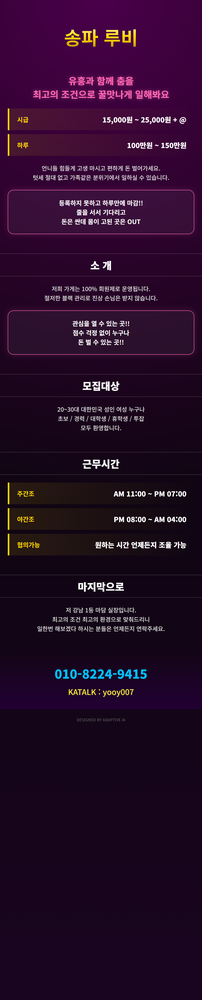
#> input picture scraper/ad_9154_detail_1765519000678_converted.png, 202 x 1000 px, shrunk from 1040 x 5160 before the run, given in place of uploaded_image_1765521975811.png, which was not available
$ python layout_analysis_cv.py
#> lines starting #> are read from the running program, lines starting #| are printed output that depends on the picture; after the words box and inside, x2 and y2 are one past the last pixel; in counts of white or black regions, pixels touching at a corner belong together; pictures that were not available may be replaced by others from this repository, and a replacement may not be noted

import cv2
import numpy as np

# 이미지 경로
image_path = r"C:/Users/mapdr/.gemini/antigravity/brain/c0e532ee-d1ed-427f-bf89-08fd4c86f7ce/uploaded_image_1765521975811.png"

def analyze_layout(img_path):
    print(f"Analyzing layout for: {img_path}")
    img = cv2.imread(img_path)
#> img is the input picture: shape (1000, 202, 3); mean B, G, R 40.9, 12.9, 40.2
    if img is None:
        print("Error: Could not read image")
        return

    gray = cv2.cvtColor(img, cv2.COLOR_BGR2GRAY)
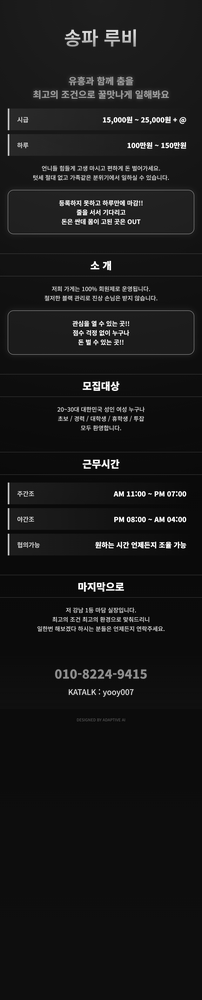
#> gray: shape (1000, 202); min 0, max 255, mean 24.3

    # 텍스트 영역 강조 (Thresholding + Morphology)
    # 글자가 밝은 색이라고 가정 (어두운 배경)
    # 1. 엣지 검출 또는 Threshold
    # 반전이 필요할 수도 있으니 적응형으로

    # 글자가 밝은색(네온)인 경우가 많음
    _, binary = cv2.threshold(gray, 180, 255, cv2.THRESH_BINARY)
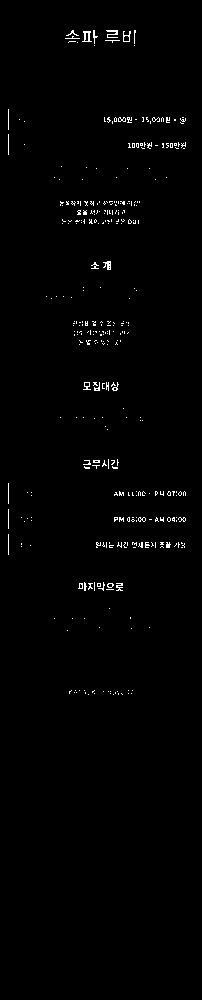
#> binary: shape (1000, 202); 1% white in thin lines or dots, all inside (x1, y1, x2, y2) = (8, 30, 186, 695)

    # 텍스트 덩어리를 만들기 위해 가로로 길게 팽창
    kernel = cv2.getStructuringElement(cv2.MORPH_RECT, (20, 5))
    dilated = cv2.dilate(binary, kernel, iterations=1)
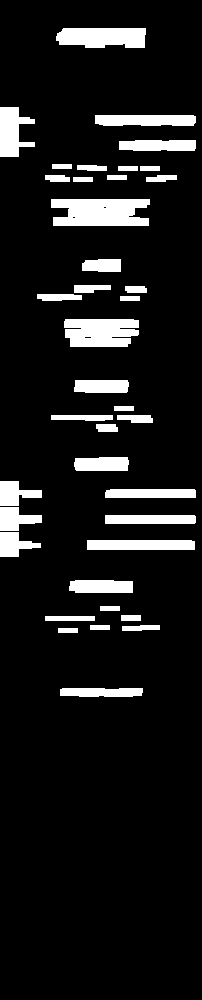
#> dilated: shape (1000, 202); 10% white; 39 white regions

    # 윤곽선 검출
    contours, _ = cv2.findContours(dilated, cv2.RETR_EXTERNAL, cv2.CHAIN_APPROX_SIMPLE)
#> contours = 39 contours; largest, box (x1, y1, x2, y2) and area: (51, 199, 150, 226) 2174, (64, 319, 139, 347) 1724, (56, 28, 146, 48) 1488, (0, 107, 35, 157) 1034, (87, 540, 195, 550) 960

    # 결과 이미지 복사
    result_img = img.copy()

    # 텍스트 블록 리스트
    text_blocks = []

    for cnt in contours:
        x, y, w, h = cv2.boundingRect(cnt)

        # 너무 작은 영역은 무시 (노이즈)
        if w < 20 or h < 10:
            continue

        # 사각형 그리기 (초록색)
        cv2.rectangle(result_img, (x, y), (x + w, y + h), (0, 255, 0), 2)

        text_blocks.append((y, x, w, h))
#> this loop made 39 passes
#> (x, y, w, h) on passes 1, 3, 8, 9, 10, 11, 12, 13, 14, 15, 16, 17: (60, 688, 83, 9), (122, 625, 38, 6), (69, 580, 64, 13), (87, 540, 108, 10), (0, 532, 41, 25), (105, 515, 91, 9), (0, 507, 42, 24), (105, 489, 91, 9), (0, 481, 42, 25), (74, 457, 55, 14), (96, 424, 22, 8), (117, 415, 36, 8)
#> (cnt, x, y, w, h) on passes 2, 4, 5, 6, 7, 19: ([[58, 628], [58, 632], [77, 632], [77, 628]], 58, 628, 20, 5), ([[90, 625], [90, 629], [109, 629], [109, 625]], 90, 625, 20, 5), ([[45, 616], [45, 620], [94, 620], [94, 616]], 45, 616, 50, 5), ([[121, 615], [121, 620], [140, 620], [140, 615]], 121, 615, 20, 6), ([[100, 606], [100, 610], [119, 610], [119, 606]], 100, 606, 20, 5), ([[114, 406], [114, 410], [133, 410], [133, 406]], 114, 406, 20, 5)
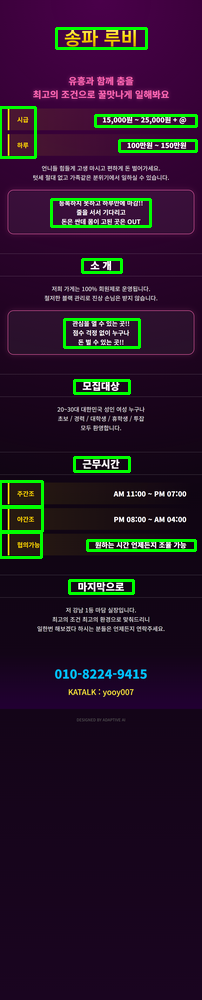
#> result_img: shape (1000, 202, 3); 3.41% of pixels changed, all inside (x1, y1, x2, y2) = (0, 27, 198, 595)
#> after the loop, text_blocks = [(580, 69, 64, 13), (540, 87, 108, 10), (532, 0, 41, 25), (507, 0, 42, 24), (481, 0, 42, 25), (457, 74, 55, 14), (380, 74, 55, 13), (319, 64, 75, 28), (259, 82, 39, 13), (199, 51, 99, 27), (140, 119, 77, 11), (115, 95, 101, 11), (107, 0, 35, 50), (28, 56, 90, 20)]

    # Y좌표 기준으로 정렬 (위에서 아래로)
    text_blocks.sort()

    # 문단 구분 분석
    print(f"\nDetected {len(text_blocks)} text blocks.")
#| Detected 14 text blocks.
    print("--- Structure Analysis ---")

    last_y = 0
    paragraph_count = 0

    for i, (y, x, w, h) in enumerate(text_blocks):
        # 이전 블록과의 간격 계산
        gap = y - last_y

        # 간격이 크면 새로운 문단으로 간주 (임계값 50px)
        if i > 0 and gap > 50:
            paragraph_count += 1
            # 문단 구분선 그리기 (빨간색)
            cv2.line(result_img, (0, y - gap//2), (img.shape[1], y - gap//2), (0, 0, 255), 1)
            print(f"[New Paragraph Detected at Y={y}]")

        last_y = y + h
#> this loop made 14 passes
#> (y, x, w, h, gap, paragraph_count, last_y) on passes 2, 9: (107, 0, 35, 50, 59, 1, 157), (457, 74, 55, 14, 64, 2, 471)
#> (y, x, w, h, gap, last_y) on passes 1, 3, 4, 5, 6, 7: (28, 56, 90, 20, 28, 48), (115, 95, 101, 11, -42, 126), (140, 119, 77, 11, 14, 151), (199, 51, 99, 27, 48, 226), (259, 82, 39, 13, 33, 272), (319, 64, 75, 28, 47, 347)
#| [New Paragraph Detected at Y=107]
#| [New Paragraph Detected at Y=457]
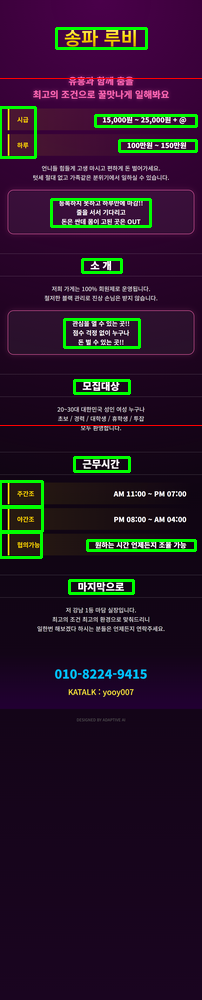
#> result_img: shape (1000, 202, 3); 0.2% of pixels changed, all inside (x1, y1, x2, y2) = (0, 78, 202, 426)
#> after the loop, paragraph_count = 2

    output_path = "layout_debug.png"
    cv2.imwrite(output_path, result_img)
    print(f"Saved visual layout analysis to: {output_path}")

if __name__ == "__main__":
    analyze_layout(image_path)

$ run again, on scraper/ad_detail_36660_1765515552012_converted.png
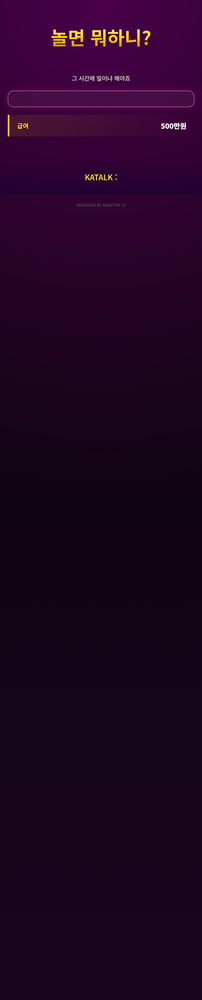
#> input picture scraper/ad_detail_36660_1765515552012_converted.png, 202 x 1000 px, shrunk from 1040 x 5160 before the run, given in place of uploaded_image_1765521975811.png, which was not available
#> in analyze_layout, img is the input picture: shape (1000, 202, 3); mean B, G, R 34.3, 5.3, 32.3
#> in analyze_layout, `_, binary = cv2.threshold(gray, 180, 255, cv2.THRESH_BINARY)`:
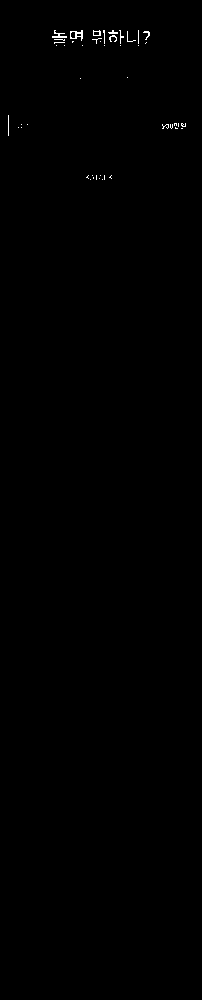
#> binary: shape (1000, 202); 0.22% white in thin lines or dots, all inside (x1, y1, x2, y2) = (8, 30, 186, 180)
#> dilated: shape (1000, 202); 1.9% white; 6 white regions
#> contours = 6 contours; box (x1, y1, x2, y2) and area: (43, 28, 160, 48) 2110, (0, 113, 38, 138) 548, (153, 121, 196, 131) 361, (77, 173, 122, 182) 338, (71, 76, 91, 81) 76, (118, 75, 138, 80) 76
#> the loop in analyze_layout, `for cnt in contours:` made 6 passes
#> (x, y, w, h) on passes 1, 2, 3, 6: (77, 173, 45, 9), (153, 121, 43, 10), (0, 113, 38, 25), (43, 28, 117, 20)
#> after the loop in analyze_layout, `for cnt in contours:`: text_blocks = [(121, 153, 43, 10), (113, 0, 38, 25), (28, 43, 117, 20)]
#| Detected 3 text blocks.
#> the loop in analyze_layout, `for i, (y, x, w, h) in enumerate(text_blocks):` made 3 passes
#> (y, x, w, h, gap, paragraph_count, last_y) on pass 2: (113, 0, 38, 25, 65, 1, 138)
#> (printed output is left out)
#> after the loop in analyze_layout, `for i, (y, x, w, h) in enumerate(text_blocks):`:
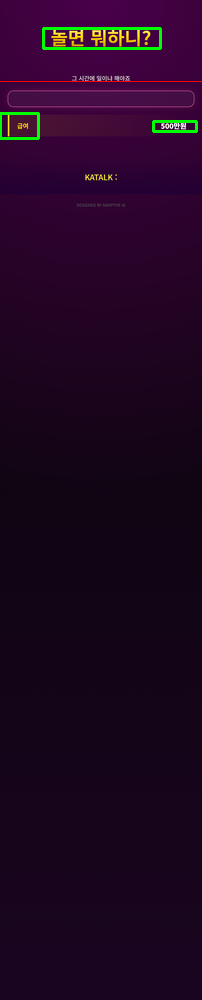
#> result_img: shape (1000, 202, 3); mean B, G, R 33.7, 7.2, 32.1
#> after the loop in analyze_layout, `for i, (y, x, w, h) in enumerate(text_blocks):`: paragraph_count = 1
